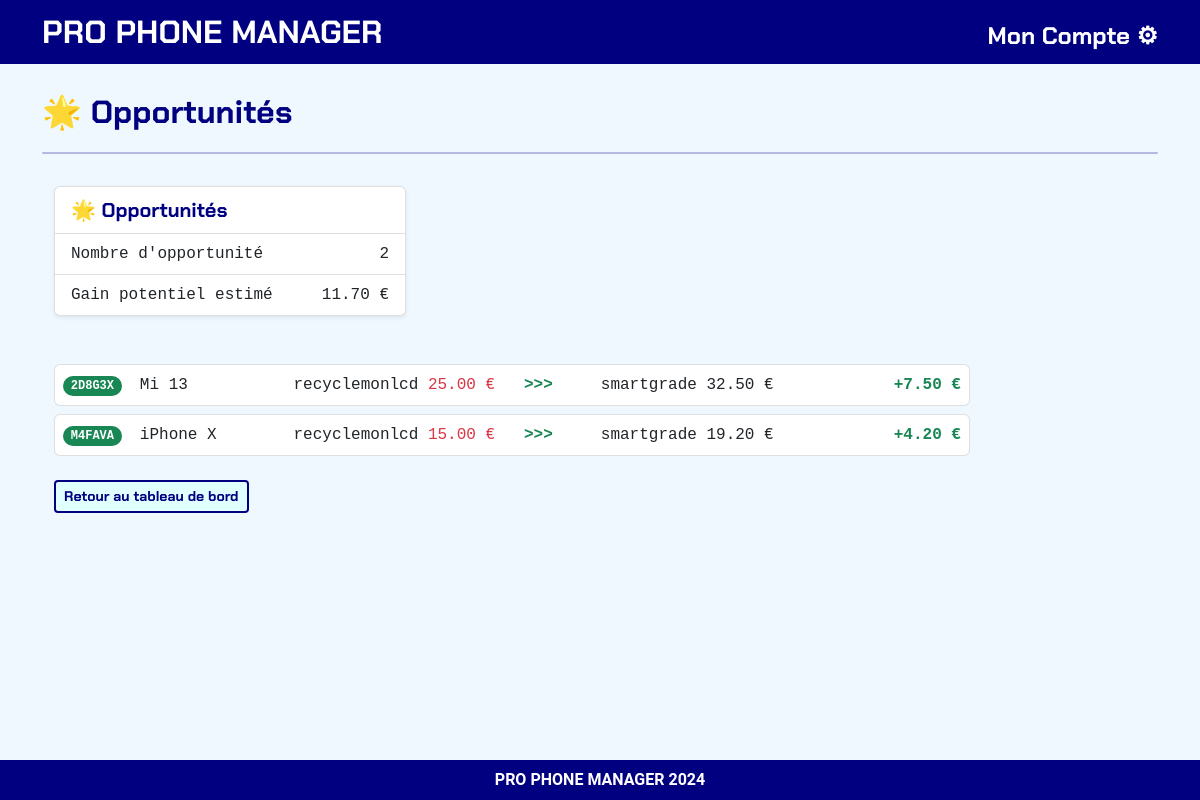
Screenshot of /opportunities/ (signed in) with the database file from the repository.
### listings/models.py (models this page shows, shortened)
class BrokenScreen(models.Model):
    id = models.AutoField(primary_key=True)
    repairstore = models.ForeignKey(RepairStore, on_delete=models.CASCADE)
    uniquereference = models.OneToOneField(UniqueReference, on_delete=models.CASCADE)
    screenbrand = models.ForeignKey(ScreenBrand, on_delete=models.CASCADE)
    screenmodel = models.ForeignKey(ScreenModel, on_delete=models.CASCADE)
    diag_question_1 = models.TextField(null=True, blank=True)
    diag_question_2 = models.TextField(null=True, blank=True)
    diag_question_3 = models.TextField(null=True, blank=True)
    diag_question_4 = models.TextField(null=True, blank=True)
    diag_question_5 = models.TextField(null=True, blank=True)
    diag_question_6 = models.TextField(null=True, blank=True)
    diag_question_7 = models.TextField(null=True, blank=True)
    diag_question_8 = models.TextField(null=True, blank=True)
    diag_question_9 = models.TextField(null=True, blank=True)
    diag_question_10 = models.TextField(null=True, blank=True)
    diag_response_1 = models.BooleanField(null=True)
    diag_response_2 = models.BooleanField(null=True)
    diag_response_3 = models.BooleanField(null=True)
    diag_response_4 = models.BooleanField(null=True)
    diag_response_5 = models.BooleanField(null=True)
    diag_response_6 = models.BooleanField(null=True)
    diag_response_7 = models.BooleanField(null=True)
    diag_response_8 = models.BooleanField(null=True)
    diag_response_9 = models.BooleanField(null=True)
    diag_response_10 = models.BooleanField(null=True)
    is_diag_done = models.BooleanField(default=False)
    grade = models.CharField(
        max_length=20,
        choices=[
            ('', 'Select Grade'),
            ('A', 'A'),
            ('B', 'B'),
            ('C', 'C'),
            ('D', 'D'),
            ('E', 'E'),
            ('F', 'F'),
            ('G', 'G'),
            ('Fully Broken', 'Fully Broken'),
            ('Aftermarket', 'Aftermarket')
        ],
        default='EN ATTENTE',
    )
    quotations = models.ManyToManyField('RecyclerPricing', related_name='broken_screens')
    recycler = models.ForeignKey(Recycler, on_delete=models.SET_NULL, null=True, blank=True)
    is_attributed = models.BooleanField(default=False)
    price = models.DecimalField(max_digits=10, decimal_places=2, null=True, blank=True)
    is_packed = models.BooleanField(default=False)
    date_joined = models.DateTimeField(default=timezone.now)
    class Meta:
        ordering = ['-date_joined']
    class Meta:
        ordering = ['-date_joined']

class UniqueReference(models.Model):
    repairstore = models.ForeignKey(RepairStore, on_delete=models.CASCADE)
    value = models.CharField(max_length=6, unique=True)
    is_used = models.BooleanField(default=False)
    def __str__(self):
        return self.value

class ScreenModel(models.Model):
    screenbrand = models.ForeignKey(ScreenBrand, on_delete=models.CASCADE)
    screenmodel = models.CharField(max_length=50)
    is_oled = models.BooleanField(default=False)
    is_3dtouch = models.BooleanField(default=False)
    is_wanted = models.BooleanField(default=False)
    class Meta:
        ordering = ['screenbrand', 'screenmodel']
    def __str__(self):
        return f"{self.screenmodel}"

class Recycler(models.Model):
    company_name = models.CharField(max_length=100, verbose_name="Dénomination sociale de l'entreprise", blank=True)
    company_raison_social = models.CharField(max_length=100, verbose_name="Raison sociale", blank=True)
    siren = models.CharField(max_length=15, verbose_name="Numéro siren")
    address = models.TextField(verbose_name="Adresse")
    postal_code = models.CharField(max_length=10, verbose_name="Code postal")
    city = models.CharField(max_length=50, verbose_name="Ville")
    phone_number = models.CharField(max_length=15, verbose_name="Numéro de téléphone")
    url = models.URLField()
    payment_method = models.CharField(max_length=50)
    payment_delay = models.TextField(blank=True, null=True)
    shipping_fee = models.CharField(max_length=50)
    date_joined = models.DateTimeField(default=timezone.now, blank=True, null=True)
    is_us = models.BooleanField(default=False)

class RecyclerPricing(models.Model):
    recycler = models.ForeignKey(Recycler, on_delete=models.CASCADE)
    screenbrand = models.ForeignKey(ScreenBrand, on_delete=models.CASCADE)
    screenmodel = models.ForeignKey(ScreenModel, on_delete=models.CASCADE)
    grade = models.CharField(max_length=20, choices=[
        ('A', 'A'),
        ('B', 'B'),
        ('C', 'C'),
        ('D', 'D'),
        ('E', 'E'),
        ('F', 'F'),
        ('G', 'G'),
        ('Fully Broken', 'Fully Broken'),
        ('Aftermarket', 'Aftermarket')
    ])
    price = models.DecimalField(max_digits=10, decimal_places=2)
    class Meta:
        unique_together = ['recycler', 'screenbrand', 'screenmodel', 'grade']

### listings/views.py (the view)
# urls.py: path('opportunities/', opportunities, name='opportunities'),
@login_required
@require_GET
def opportunities(request):
    all_broken_screens = BrokenScreen.objects.filter(is_packed=False, repairstore=request.user.repairstore)
    all_broken_screens = all_broken_screens.exclude(recycler__company_name="Votre Recycleur")
    opportunities_count = 0
    opportunities_value = 0
    broken_screen_op_list = []
    for broken_screen in all_broken_screens:
        if broken_screen.price is not None:
            current_value = broken_screen.price
            recycler_prices = RecyclerPricing.objects.filter(
                screenmodel=broken_screen.screenmodel,
                grade=broken_screen.grade
            ).order_by('-price')
            if recycler_prices.exists() and recycler_prices.first().price > current_value:
                quotation_count = recycler_prices.count()
                best_offer = recycler_prices.first()
                broken_screen.quotation_count = quotation_count
                broken_screen.best_offer = best_offer
                broken_screen.offer_delta = best_offer.price - current_value
                opportunities_count += 1
                opportunities_value += broken_screen.offer_delta
                broken_screen_op_list.append([
                    broken_screen.uniquereference.value,
                    broken_screen.best_offer,
                    broken_screen.offer_delta,
                    broken_screen.quotation_count
                ])
    ref_op_list = [broken_screen[0] for broken_screen in broken_screen_op_list]
    op_all_broken_screens = all_broken_screens.filter(uniquereference__value__in=ref_op_list)
    i = 0
    for broken_screen in op_all_broken_screens:
        broken_screen.quotation_count = broken_screen_op_list[i][3]
        broken_screen.best_offer = broken_screen_op_list[i][1]
        broken_screen.offer_delta = broken_screen_op_list[i][2]
        i += 1
    template = 'opportunities.html'
    context = {
        'all_broken_screens': op_all_broken_screens,
        'opportunities_count': opportunities_count,
        'opportunities_value': opportunities_value,
    }
    return render(request, template, context)

### listings/templates/opportunities.html (shortened to what this page needs)
{% extends "base_webapp.html" %}
{% load static %}
{% block page_title %}🌟 Opportunités{% endblock page_title %}
{% block page_content %}
<div class="row mb-4">
    <div class="col-12 col-md-6 col-lg-4 mb-4 fs-5 text-blue">
        <ul class="list-group font-monospace shadow-sm">
            <li class="list-group-item logo-blue fs-5">🌟 Opportunités</li>
            <li class="list-group-item fs-6">
                <span>Nombre d'opportunité</span>
                <span class="float-end">{{ opportunities_count }}</span>
            </li>
            <li class="list-group-item fs-6">
                <span>Gain potentiel estimé</span>
                <span class="float-end">{{ opportunities_value }} €</span>
            </li>
        </ul>
    </div>
</div>
<div class="row mb-4">
    <div class="col-12 d-none d-md-block col-lg-10 mb-4">
        {% for broken_screen in all_broken_screens %}
        <ul class="list-group mb-2 fs-6 font-monospace">
            <li class="list-group-item px-md-1 px-lg-2">
                <div class="row">
                    <div class="col-md-1 text-start">
                        <span class="badge rounded-pill font-monospace bg-success">{{ broken_screen.uniquereference }}</span>
                    </div>
                    <div class="col-md-2 text-start">
                        <span>{{ broken_screen.screenmodel}}</span>
                    </div>
                    <div class="col-md-3 text-start">
                        <span>{{ broken_screen.recycler.company_name }} <span class="text-danger">{{ broken_screen.price }} €</span></span>
                    </div>
                    <div class="col-md-1 text-start">
                        <span class="fw-bold text-success"> >>> </span>
                    </div>
                    <div class="col-md-3 text-start">
                        <span>{{ broken_screen.best_offer.recycler.company_name }} {{ broken_screen.best_offer.price }} €</span>
                    </div>
                    <div class="col-md-2 text-end">
                        <span class="fw-bold text-success">+{{ broken_screen.offer_delta }} € </span>
                    </div>
                </div>
            </li>
        </ul>
        {% endfor %}
        <div class="d-flex justify-content-left mt-4">
            <a class="btn btn-sm btn-outline-blue float-end" href="{% url 'dashboard' %}">Retour au tableau de bord</a>
        </div>
    </div>
</div>
{% endblock page_content %}

### listings/static/styles.css (style rules this page uses)
body { font-family: 'Roboto', sans-serif; scroll-behavior: smooth; background-color: AliceBlue; }
a { color:navy; }
.logo-blue { font-family: 'ChakraPetch', sans-serif; color:navy; font-weight: bold; }
.text-blue { color:navy; }
.btn { font-family: 'ChakraPetch', sans-serif; }
.btn-outline-blue { font-family: 'ChakraPetch', sans-serif; color:navy; background-color:LightCyan; border: 2px solid navy; }

### rows the page displays
BrokenScreen: uniquereference "2D8G3X", screenmodel "Mi 13", recycler.company_name "recyclemonlcd", price "25.00", best_offer.recycler.company_name "smartgrade", best_offer.price "32.50", offer_delta "7.50"
BrokenScreen: uniquereference "M4FAVA", screenmodel "iPhone X", recycler.company_name "recyclemonlcd", price "15.00", best_offer.recycler.company_name "smartgrade", best_offer.price "19.20", offer_delta "4.20"

### other values shown
{{ opportunities_count }} "2"
{{ opportunities_value }} "11.70"
